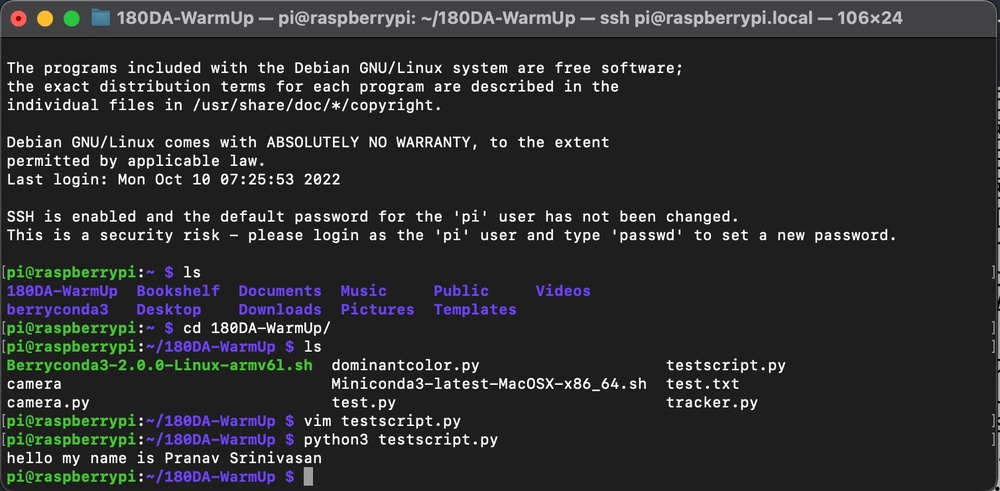
#> input picture IMG_2279.JPEG, 1000 x 491 px, shrunk from 1508 x 740 before the run, given in place of mov_4-3.mov, which was not available
$ python track.py
#> lines starting #> are read from the running program, lines starting #| are printed output that depends on the picture; after the words box and inside, x2 and y2 are one past the last pixel; in counts of white or black regions, pixels touching at a corner belong together; pictures that were not available may be replaced by others from this repository, and a replacement may not be noted
#code heavily inspired from https://docs.opencv.org/4.x/df/d9d/tutorial_py_colorspaces.html

import cv2 as cv
import numpy as np

cap = cv.VideoCapture('mov_4-3.mov')

while(1):
    _, frame = cap.read()
#> frame is the input picture: shape (491, 1000, 3); mean B, G, R 46.5, 45.5, 44.7

    hsv = cv.cvtColor(frame, cv.COLOR_BGR2HSV)
#> hsv: shape (491, 1000, 3); mean H, S, V 20.7, 12.5, 48.3
    lower_blue = np.array([100, 25, 25])
    upper_blue = np.array([130, 255, 255])
    mask = cv.inRange(hsv, lower_blue, upper_blue)
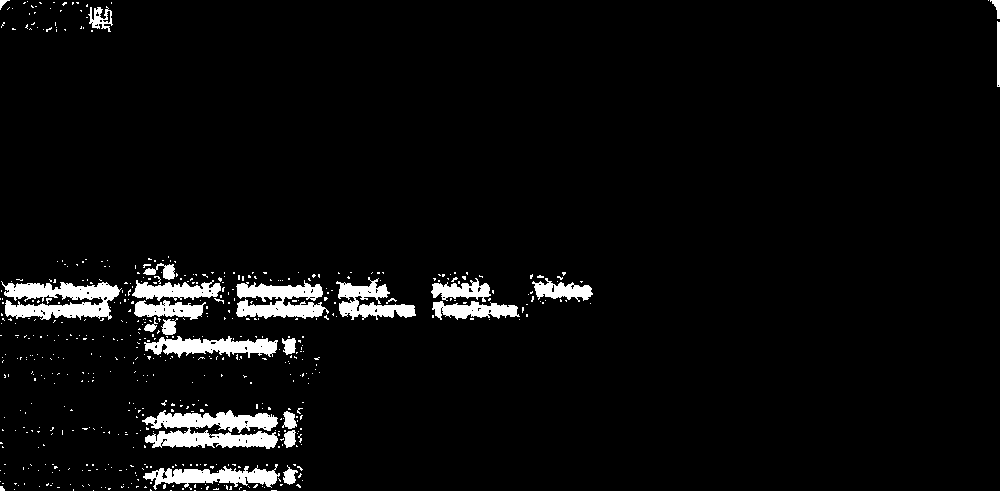
#> mask: shape (491, 1000); 4.4% white; 564 white regions (539 under 20 px), largest, box (x1, y1, x2, y2) and area: (142, 410, 278, 449) 3401, (1, 281, 122, 320) 2855, (236, 280, 329, 319) 2215

    res = cv.bitwise_and(frame, frame, mask = mask)
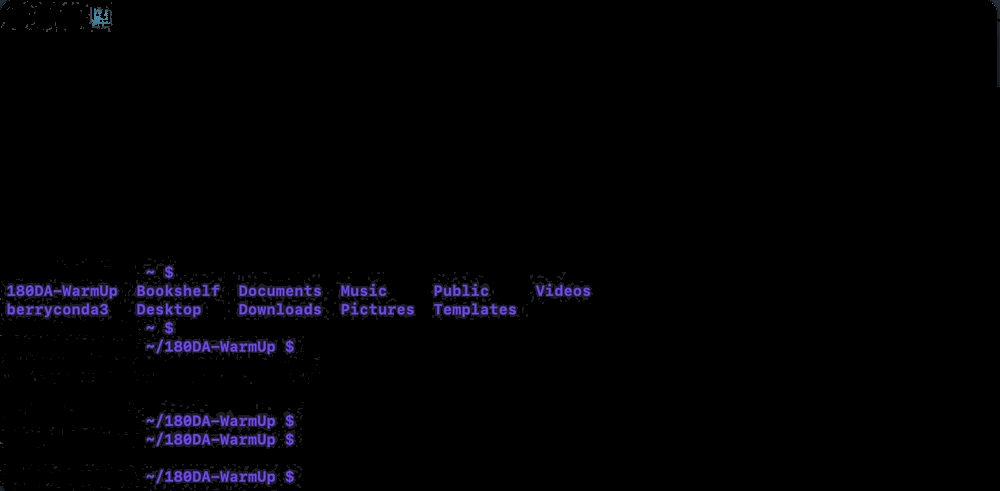
#> res: shape (491, 1000, 3); mean B, G, R 4.4, 1.9, 2.4
    cv.imshow('frame', frame)
    cv.imshow('mask', mask)
    cv.imshow('res', res)
    k = cv.waitKey(5) & 0xFF
#> (key Esc is pressed here)
    if k == 27:
        break
cv.destroyAllWindows()

$ run again, on ans_4-2.png
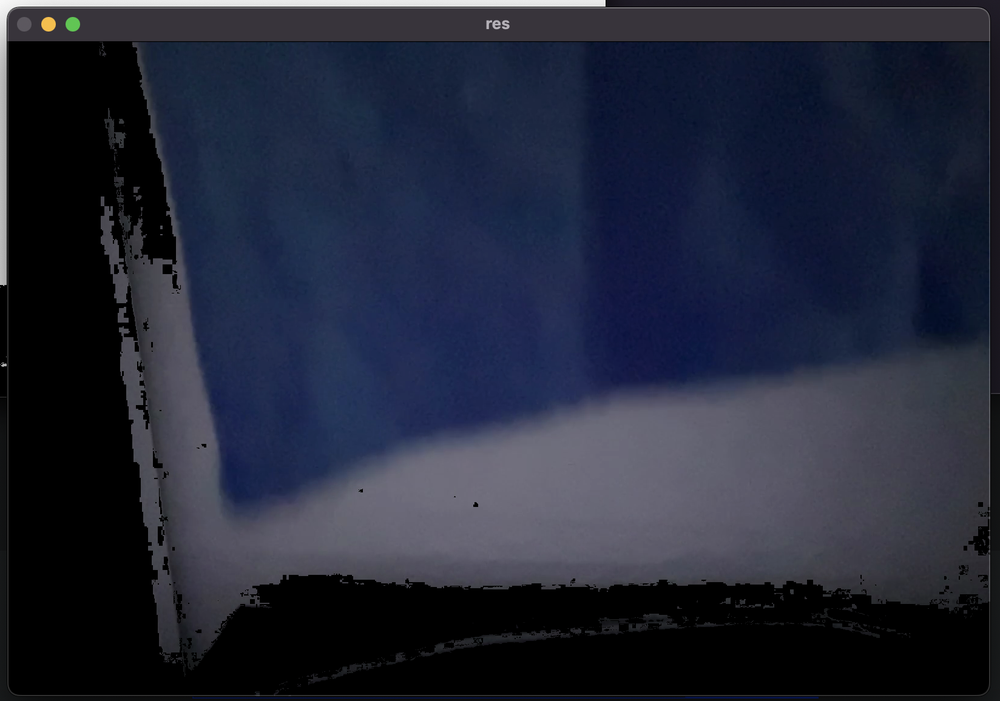
#> input picture ans_4-2.png, 1000 x 701 px, shrunk from 1648 x 1156 before the run, given in place of mov_4-3.mov, which was not available
#> frame is the input picture: shape (701, 1000, 3); mean B, G, R 55.4, 39.1, 34.8
#> hsv: shape (701, 1000, 3); mean H, S, V 87.4, 82, 55.5
#> `mask = cv.inRange(hsv, lower_blue, upper_blue)`:
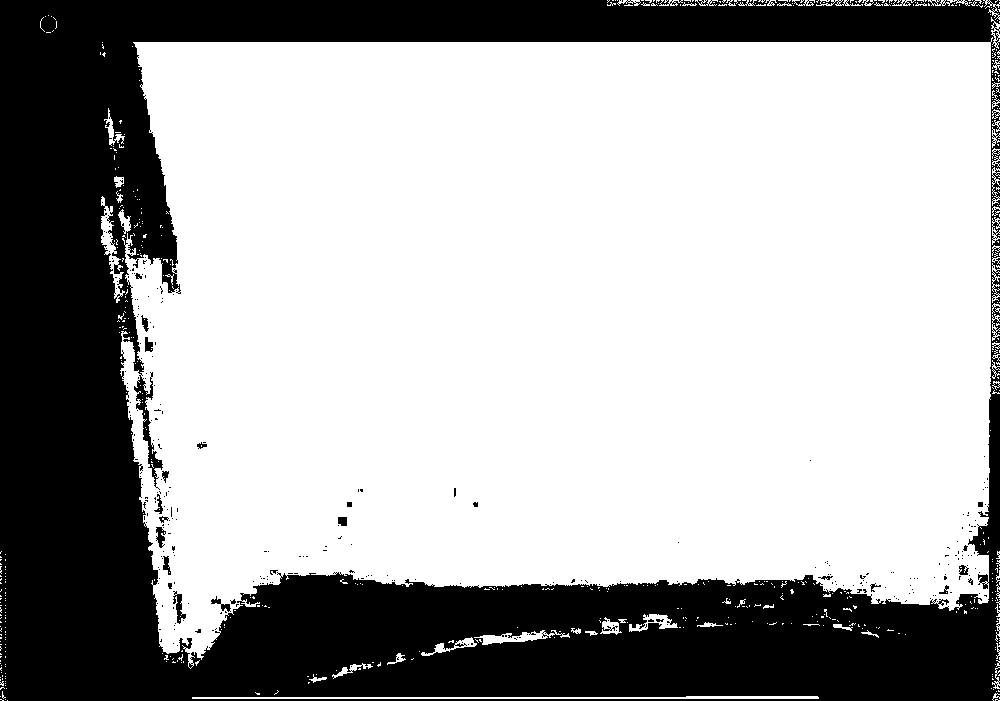
#> mask: shape (701, 1000); 67% white; 306 black regions (284 under 20 px), largest, box (x1, y1, x2, y2) and area: (0, 0, 1000, 701) 229082, (173, 591, 186, 624) 182, (156, 527, 166, 548) 123
#> `res = cv.bitwise_and(frame, frame, mask = mask)`:
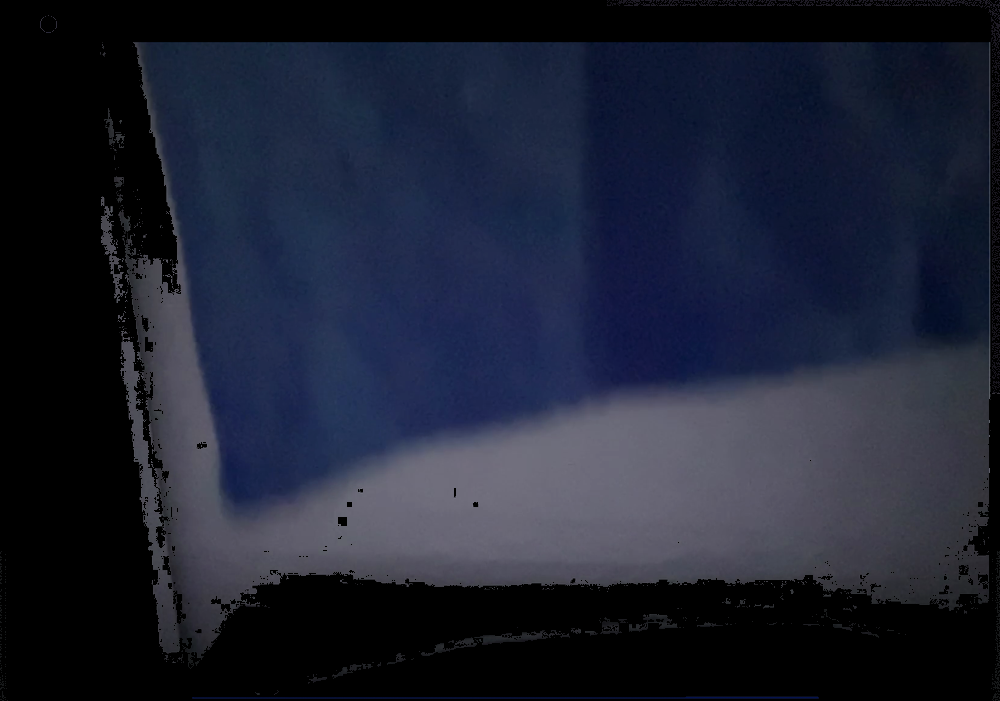
#> res: shape (701, 1000, 3); mean B, G, R 49.5, 33.5, 29.1
